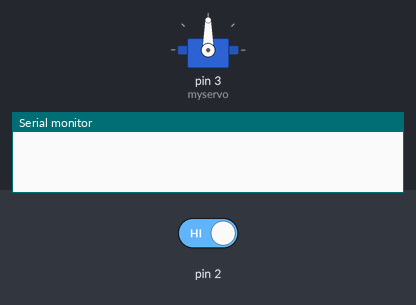
Bench run of a sketch on a simulated Arduino Uno, built with avr-gcc and run on an emulated ATmega328P. Shown: servo, the last lines printed to the serial monitor. The inputs (shaded band) are chosen by the test bench; at power-on: pin 2 HIGH.

Above: at 1.2 s.
1.3 s: pin 2 driven LOW
At 1.45 s:
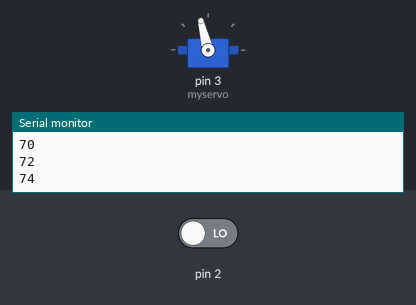
At 2.35 s:
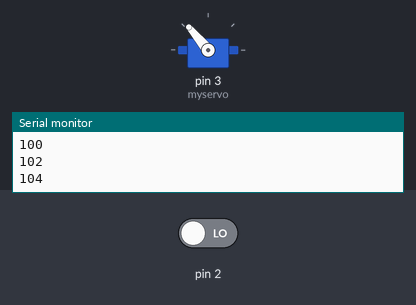
4.3 s: pin 2 driven HIGH
Timing chart, 0 to 7.3 s (numbered marks = the images above; inputs shaded):
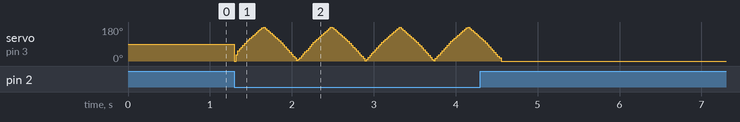

The sketch:

Servo.ino
```cpp
#include <Servo.h>

Servo myservo;

void setup() {
  // put your setup code here, to run once:
  pinMode(2, INPUT);
  myservo.attach(3);
  Serial.begin(9600);
}

void loop() {
  // put your main code here, to run repeatedly:
  if (digitalRead(2) == LOW) {
    for (int pos = 0; pos <= 180; pos += 2) {
      myservo.write(pos);
      Serial.println(pos);
      delay(1);
    }
    for (int pos = 180; pos >= 0; pos -= 2) {
      myservo.write(pos);
      Serial.println(pos);
      delay(1);
    }
  }
}
```
